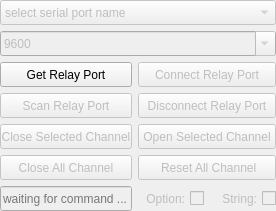
<?xml version="1.0" encoding="UTF-8"?>
<ui version="4.0">
 <class>ModuleA</class>
 <widget class="QFrame" name="ModuleA">
  <property name="geometry">
   <rect>
    <x>0</x>
    <y>0</y>
    <width>276</width>
    <height>211</height>
   </rect>
  </property>
  <property name="windowTitle">
   <string>Frame</string>
  </property>
  <layout class="QGridLayout" name="gridLayout" columnstretch="1,1,1,1">
   <property name="leftMargin">
    <number>0</number>
   </property>
   <property name="topMargin">
    <number>0</number>
   </property>
   <property name="rightMargin">
    <number>0</number>
   </property>
   <property name="bottomMargin">
    <number>0</number>
   </property>
   <item row="0" column="0" colspan="4">
    <widget class="QComboBox" name="comboBox_1">
     <property name="enabled">
      <bool>false</bool>
     </property>
     <property name="sizePolicy">
      <sizepolicy hsizetype="Minimum" vsizetype="Minimum">
       <horstretch>0</horstretch>
       <verstretch>0</verstretch>
      </sizepolicy>
     </property>
     <property name="minimumSize">
      <size>
       <width>100</width>
       <height>25</height>
      </size>
     </property>
     <property name="maximumSize">
      <size>
       <width>16777215</width>
       <height>25</height>
      </size>
     </property>
     <property name="currentText">
      <string>select serial port name</string>
     </property>
     <property name="currentIndex">
      <number>0</number>
     </property>
     <item>
      <property name="text">
       <string>select serial port name</string>
      </property>
     </item>
    </widget>
   </item>
   <item row="1" column="0" colspan="4">
    <widget class="QComboBox" name="comboBox">
     <property name="enabled">
      <bool>false</bool>
     </property>
     <property name="sizePolicy">
      <sizepolicy hsizetype="Minimum" vsizetype="Minimum">
       <horstretch>0</horstretch>
       <verstretch>0</verstretch>
      </sizepolicy>
     </property>
     <property name="minimumSize">
      <size>
       <width>100</width>
       <height>25</height>
      </size>
     </property>
     <property name="maximumSize">
      <size>
       <width>16777215</width>
       <height>25</height>
      </size>
     </property>
     <property name="editable">
      <bool>true</bool>
     </property>
     <item>
      <property name="text">
       <string>9600</string>
      </property>
     </item>
    </widget>
   </item>
   <item row="2" column="2" colspan="2">
    <widget class="QPushButton" name="pushButton_31">
     <property name="enabled">
      <bool>false</bool>
     </property>
     <property name="sizePolicy">
      <sizepolicy hsizetype="Minimum" vsizetype="Minimum">
       <horstretch>0</horstretch>
       <verstretch>0</verstretch>
      </sizepolicy>
     </property>
     <property name="minimumSize">
      <size>
       <width>50</width>
       <height>25</height>
      </size>
     </property>
     <property name="maximumSize">
      <size>
       <width>16777215</width>
       <height>25</height>
      </size>
     </property>
     <property name="text">
      <string>Connect Relay Port</string>
     </property>
     <property name="checkable">
      <bool>false</bool>
     </property>
    </widget>
   </item>
   <item row="3" column="2" colspan="2">
    <widget class="QPushButton" name="pushButton_32">
     <property name="enabled">
      <bool>false</bool>
     </property>
     <property name="sizePolicy">
      <sizepolicy hsizetype="Minimum" vsizetype="Minimum">
       <horstretch>0</horstretch>
       <verstretch>0</verstretch>
      </sizepolicy>
     </property>
     <property name="minimumSize">
      <size>
       <width>50</width>
       <height>25</height>
      </size>
     </property>
     <property name="maximumSize">
      <size>
       <width>16777215</width>
       <height>25</height>
      </size>
     </property>
     <property name="text">
      <string>Disconnect Relay Port</string>
     </property>
     <property name="checkable">
      <bool>false</bool>
     </property>
    </widget>
   </item>
   <item row="4" column="2" colspan="2">
    <widget class="QPushButton" name="pushButton_45">
     <property name="enabled">
      <bool>false</bool>
     </property>
     <property name="sizePolicy">
      <sizepolicy hsizetype="Minimum" vsizetype="Minimum">
       <horstretch>0</horstretch>
       <verstretch>0</verstretch>
      </sizepolicy>
     </property>
     <property name="minimumSize">
      <size>
       <width>50</width>
       <height>25</height>
      </size>
     </property>
     <property name="maximumSize">
      <size>
       <width>16777215</width>
       <height>25</height>
      </size>
     </property>
     <property name="text">
      <string>Open Selected Channel</string>
     </property>
     <property name="checkable">
      <bool>false</bool>
     </property>
    </widget>
   </item>
   <item row="5" column="2" colspan="2">
    <widget class="QPushButton" name="pushButton_33">
     <property name="enabled">
      <bool>false</bool>
     </property>
     <property name="sizePolicy">
      <sizepolicy hsizetype="Minimum" vsizetype="Minimum">
       <horstretch>0</horstretch>
       <verstretch>0</verstretch>
      </sizepolicy>
     </property>
     <property name="minimumSize">
      <size>
       <width>50</width>
       <height>25</height>
      </size>
     </property>
     <property name="maximumSize">
      <size>
       <width>16777215</width>
       <height>25</height>
      </size>
     </property>
     <property name="text">
      <string> Reset All Channel</string>
     </property>
     <property name="checkable">
      <bool>false</bool>
     </property>
    </widget>
   </item>
   <item row="2" column="0" colspan="2">
    <widget class="QPushButton" name="pushButton_35">
     <property name="enabled">
      <bool>true</bool>
     </property>
     <property name="sizePolicy">
      <sizepolicy hsizetype="Minimum" vsizetype="Minimum">
       <horstretch>0</horstretch>
       <verstretch>0</verstretch>
      </sizepolicy>
     </property>
     <property name="minimumSize">
      <size>
       <width>50</width>
       <height>25</height>
      </size>
     </property>
     <property name="maximumSize">
      <size>
       <width>16777215</width>
       <height>25</height>
      </size>
     </property>
     <property name="text">
      <string>Get Relay Port</string>
     </property>
     <property name="checkable">
      <bool>false</bool>
     </property>
    </widget>
   </item>
   <item row="3" column="0" colspan="2">
    <widget class="QPushButton" name="pushButton_57">
     <property name="enabled">
      <bool>false</bool>
     </property>
     <property name="sizePolicy">
      <sizepolicy hsizetype="Minimum" vsizetype="Minimum">
       <horstretch>0</horstretch>
       <verstretch>0</verstretch>
      </sizepolicy>
     </property>
     <property name="minimumSize">
      <size>
       <width>50</width>
       <height>25</height>
      </size>
     </property>
     <property name="maximumSize">
      <size>
       <width>16777215</width>
       <height>25</height>
      </size>
     </property>
     <property name="text">
      <string>Scan Relay Port</string>
     </property>
     <property name="checkable">
      <bool>false</bool>
     </property>
    </widget>
   </item>
   <item row="4" column="0" colspan="2">
    <widget class="QPushButton" name="pushButton_44">
     <property name="enabled">
      <bool>false</bool>
     </property>
     <property name="sizePolicy">
      <sizepolicy hsizetype="Minimum" vsizetype="Minimum">
       <horstretch>0</horstretch>
       <verstretch>0</verstretch>
      </sizepolicy>
     </property>
     <property name="minimumSize">
      <size>
       <width>50</width>
       <height>25</height>
      </size>
     </property>
     <property name="maximumSize">
      <size>
       <width>16777215</width>
       <height>25</height>
      </size>
     </property>
     <property name="text">
      <string>Close Selected Channel</string>
     </property>
     <property name="checkable">
      <bool>false</bool>
     </property>
    </widget>
   </item>
   <item row="5" column="0" colspan="2">
    <widget class="QPushButton" name="pushButton_34">
     <property name="enabled">
      <bool>false</bool>
     </property>
     <property name="sizePolicy">
      <sizepolicy hsizetype="Minimum" vsizetype="Minimum">
       <horstretch>0</horstretch>
       <verstretch>0</verstretch>
      </sizepolicy>
     </property>
     <property name="minimumSize">
      <size>
       <width>50</width>
       <height>25</height>
      </size>
     </property>
     <property name="maximumSize">
      <size>
       <width>16777215</width>
       <height>25</height>
      </size>
     </property>
     <property name="text">
      <string>Close All Channel</string>
     </property>
     <property name="checkable">
      <bool>false</bool>
     </property>
    </widget>
   </item>
   <item row="6" column="3">
    <widget class="QCheckBox" name="checkBox_29">
     <property name="enabled">
      <bool>false</bool>
     </property>
     <property name="sizePolicy">
      <sizepolicy hsizetype="Minimum" vsizetype="Minimum">
       <horstretch>0</horstretch>
       <verstretch>0</verstretch>
      </sizepolicy>
     </property>
     <property name="minimumSize">
      <size>
       <width>50</width>
       <height>25</height>
      </size>
     </property>
     <property name="maximumSize">
      <size>
       <width>16777215</width>
       <height>25</height>
      </size>
     </property>
     <property name="layoutDirection">
      <enum>Qt::RightToLeft</enum>
     </property>
     <property name="text">
      <string>String:</string>
     </property>
     <property name="checked">
      <bool>false</bool>
     </property>
    </widget>
   </item>
   <item row="6" column="2">
    <widget class="QCheckBox" name="checkBox_27">
     <property name="enabled">
      <bool>false</bool>
     </property>
     <property name="sizePolicy">
      <sizepolicy hsizetype="Minimum" vsizetype="Minimum">
       <horstretch>0</horstretch>
       <verstretch>0</verstretch>
      </sizepolicy>
     </property>
     <property name="minimumSize">
      <size>
       <width>50</width>
       <height>25</height>
      </size>
     </property>
     <property name="maximumSize">
      <size>
       <width>16777215</width>
       <height>25</height>
      </size>
     </property>
     <property name="layoutDirection">
      <enum>Qt::RightToLeft</enum>
     </property>
     <property name="text">
      <string>Option:</string>
     </property>
    </widget>
   </item>
   <item row="6" column="0" colspan="2">
    <widget class="QLineEdit" name="lineEdit">
     <property name="enabled">
      <bool>false</bool>
     </property>
     <property name="sizePolicy">
      <sizepolicy hsizetype="Expanding" vsizetype="Minimum">
       <horstretch>0</horstretch>
       <verstretch>0</verstretch>
      </sizepolicy>
     </property>
     <property name="minimumSize">
      <size>
       <width>50</width>
       <height>25</height>
      </size>
     </property>
     <property name="maximumSize">
      <size>
       <width>16777215</width>
       <height>25</height>
      </size>
     </property>
     <property name="placeholderText">
      <string>waiting for command ...</string>
     </property>
    </widget>
   </item>
  </layout>
 </widget>
 <resources/>
 <connections/>
</ui>
